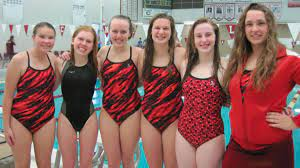
#> input picture project8/test1.jpg, 300 x 168 px
$ jupyter execute UREKA_GTP_AI_Face_Detection.ipynb
#> lines starting #> are read from the running program, lines starting #| are printed output that depends on the picture; after the words box and inside, x2 and y2 are one past the last pixel; in counts of white or black regions, pixels touching at a corner belong together
[cell 1]
from cv2 import imread
from cv2 import CascadeClassifier
from cv2 import imshow
from cv2 import waitKey
from cv2 import destroyAllWindows
from cv2 import CascadeClassifier
from cv2 import rectangle
import matplotlib.pyplot as plt

[cell 2]
# face detection with opencv cascade classifier
# load the photograph
pixels = imread('test1.jpg')
#> pixels is the input picture: shape (168, 300, 3); mean B, G, R 99, 104.1, 143.2
# load the pre-trained model
classifier = CascadeClassifier('haarcascade_frontalface_default.xml')
# perform face detection
bboxes = classifier.detectMultiScale(pixels)
#> bboxes = [[149, 18, 26, 26], [108, 22, 25, 25], [189, 24, 29, 29], [33, 27, 27, 27], [72, 31, 25, 25], [239, 12, 32, 32]]
# print bounding box for each detected face
for box in bboxes:
	print(box)
#> this loop made 6 passes
#| [149  18  26  26]
#| [108  22  25  25]
#| [189  24  29  29]
#| [33 27 27 27]
#| [72 31 25 25]
#| [239  12  32  32]

[cell 3]
# plot photo with detected faces using opencv cascade classifier
# load the photograph
pixels = imread('test1.jpg')
# load the pre-trained model
classifier = CascadeClassifier('haarcascade_frontalface_default.xml')
# perform face detection
bboxes = classifier.detectMultiScale(pixels)
# print bounding box for each detected face
for box in bboxes:
	# extract
	x, y, width, height = box
	x2, y2 = x + width, y + height
	# draw a rectangle over the pixels
	rectangle(pixels, (x, y), (x2, y2), (0,0,255), 1)
#> this loop made 6 passes
#> (x, y, width, height, x2, y2) on passes 1 to 6: (149, 18, 26, 26, 175, 44), (108, 22, 25, 25, 133, 47), (189, 24, 29, 29, 218, 53), (33, 27, 27, 27, 60, 54), (72, 31, 25, 25, 97, 56), (239, 12, 32, 32, 271, 44)
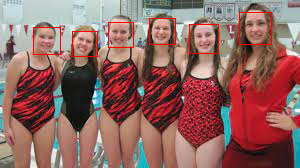
#> pixels: shape (168, 300, 3); 1.3% of pixels changed, all inside (x1, y1, x2, y2) = (33, 12, 272, 57)
# show the image
plt.imshow(pixels[:,:,::-1])
